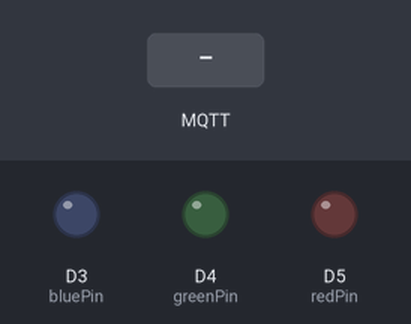
This sketch was run on a simulated ESP8266 (NodeMCU). Parts: output pins drawn as LEDs (lit = HIGH). Inputs (shaded band) come from the test bench. WiFi joins after 1.5 s; servers stay silent unless stated; no MQTT or app messages arrive unless stated; what the sketch prints to the serial monitor is not drawn.

Above: at 2.8 s.
2.9 s: MQTT message "r" arrives on the first subscribed topic
At 4.1 s:
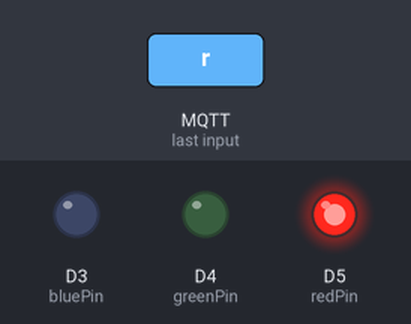
4.4 s: MQTT message "y" arrives on the first subscribed topic
At 5.2 s:
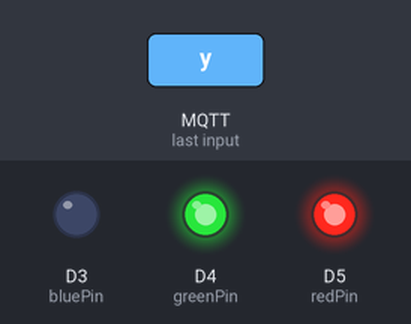
5.9 s: MQTT message "on" arrives on the first subscribed topic
At 6.5 s:
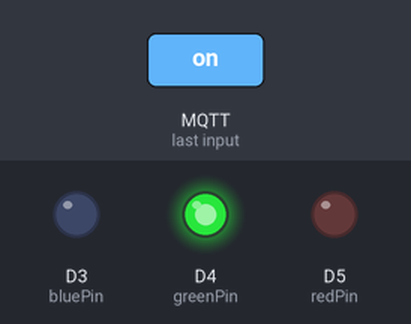
Timing chart, 0 to 8.9 s (numbered marks = the images above; inputs shaded):
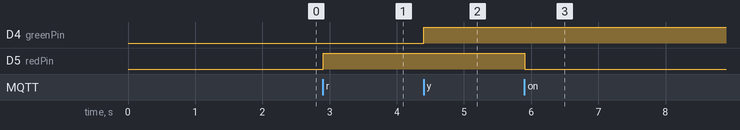

Measured:
- after the input at 2.9 s, D5 (redPin): LOW → HIGH at once
- after the input at 4.4 s, D4 (greenPin): LOW → HIGH at once
- after the input at 5.9 s, D5 (redPin): HIGH → LOW at once

The sketch:

stocks_subscribe.ino
```cpp
#include <ArduinoMqttClient.h>
#include <ESP8266WiFi.h>
#include <WiFiClient.h>
#include "secret.h"

const char* ssid = SECRET_SSID; //Your Wifi's SSID
const char* password = SECRET_PASS; //Wifi Password

WiFiClient wifiClient;
MqttClient mqttClient(wifiClient);

const char* broker = "192.168.199.37";
int port = 1883;
const char* topic = "fridge/stock";

//set interval for sending messages (milliseconds)
const long interval = 10000;
unsigned long previousMillis = 0;


int count = 0;

int redPin     = D5;
int greenPin   = D4;
int bluePin    = D3;

void setup() {

  // put your setup code here, to run once:
  pinMode(redPin, OUTPUT);
  pinMode(greenPin, OUTPUT);
  pinMode(bluePin, OUTPUT);
  Serial.begin(9600);
  WiFi.begin(ssid, password);
  Serial.println("");

  Serial.print("Attempting to connect to WPA SSID: ");
  Serial.println(ssid);

  // Wait for connection
  while (WiFi.status() != WL_CONNECTED) {
    delay(500);
    Serial.print(".");
  }
  Serial.println("");
  Serial.print("Connected to ");
  Serial.println(ssid);
  Serial.print("IP address: ");
  Serial.println(WiFi.localIP());
  Serial.print("Attempting to connect to the MQTT broker: ");
  Serial.println(broker);
//
  if (!mqttClient.connect(broker, port)) {
    Serial.print("MQTT connection failed! Error code = ");
    Serial.println(mqttClient.connectError());
    while (1);
  }
  mqttClient.onMessage(onMqttMessage);
  mqttClient.subscribe(topic);
  Serial.println("You're connected to the MQTT broker!");
  Serial.println();
}

void onMqttMessage(int messageSize) {

  // we received a message, print out the topic and contents

  Serial.println("Received a message with topic '");
  Serial.print(mqttClient.messageTopic());
  Serial.print("', length ");
  Serial.print(messageSize);
  Serial.println(" bytes:");

  // use the Stream interface to print the contents
  while (mqttClient.available()) {
    char v = (char)mqttClient.read();
    Serial.print(v);
    if (v == 'r') {
      setColor(255, 0, 0);
  } else if (v == 'y') {
      setColor(255,255,0);
  } else {
    setColor(0, 255, 0);
  }
  }

  Serial.println();
  Serial.println();
}

void loop() {
  // put your main code here, to run repeatedly:
  // call poll() regularly to allow the library to send MQTT keep alive which
  // avoids being disconnected by the broker
  mqttClient.poll();
}

void setColor(int redValue, int greenValue, int blueValue) {
  analogWrite(redPin, redValue);
  analogWrite(greenPin, greenValue);
  analogWrite(bluePin, blueValue);
}
```

secret.h
```cpp
#define SECRET_SSID "POCO F4"
#define SECRET_PASS "prdm6387"
```
